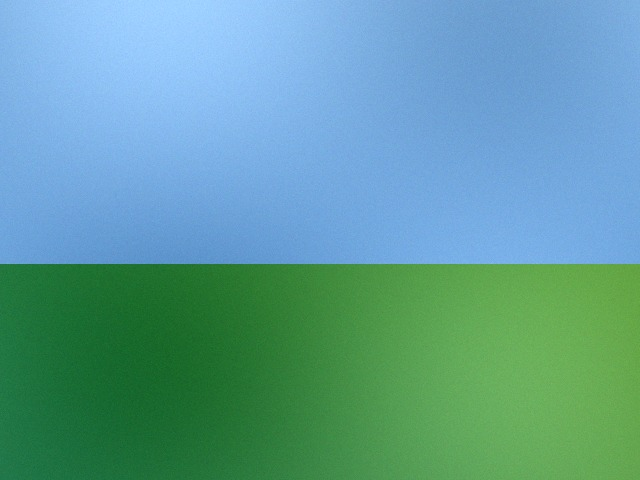
#> input picture sample_images/sample1_authentic.jpg, 640 x 480 px
$ python -i copy_move_detection.py   (imports and definitions only)   (older library calls are emulated)
#> lines starting #> are read from the running program, lines starting #| are printed output that depends on the picture
"""
Copy-Move Forgery Detection module for ForenScan.
Divides the image into overlapping patches, extracts color moments and texture
descriptors, identifies non-adjacent similar patches, applies shift-vector consistency
clustering, and visually highlights forged duplicates.
"""

from typing import Dict, Any, List, Tuple
import numpy as np
import cv2
from sklearn.neighbors import NearestNeighbors


def extract_patch_features(patch_rgb: np.ndarray) -> np.ndarray:
    """
    Extract a compact 12-dimensional feature vector from an RGB patch:
    - 6 color moments: mean & std of Y, Cr, Cb
    - 4 directional gradient energies
    - 2 high-frequency texture moments
    """
    # Color moments in YCrCb
    patch_ycrcb = cv2.cvtColor(patch_rgb, cv2.COLOR_RGB2YCrCb).astype(np.float32)
    y_mean, cr_mean, cb_mean = np.mean(patch_ycrcb, axis=(0, 1))
    y_std, cr_std, cb_std = np.std(patch_ycrcb, axis=(0, 1))

    # Gradients in grayscale
    patch_gray = cv2.cvtColor(patch_rgb, cv2.COLOR_RGB2GRAY).astype(np.float32)
    gx = cv2.Sobel(patch_gray, cv2.CV_32F, 1, 0, ksize=3)
    gy = cv2.Sobel(patch_gray, cv2.CV_32F, 0, 1, ksize=3)

    g_horiz = np.mean(np.abs(gx))
    g_vert = np.mean(np.abs(gy))
    g_diag1 = np.mean(np.abs(gx + gy))
    g_diag2 = np.mean(np.abs(gx - gy))

    # Laplacian texture energy
    lap = cv2.Laplacian(patch_gray, cv2.CV_32F)
    lap_mean = np.mean(np.abs(lap))
    lap_std = np.std(lap)

    feats = np.array([
        y_mean / 255.0, cr_mean / 255.0, cb_mean / 255.0,
        y_std / 128.0, cr_std / 128.0, cb_std / 128.0,
        g_horiz / 128.0, g_vert / 128.0, g_diag1 / 180.0, g_diag2 / 180.0,
        lap_mean / 128.0, lap_std / 128.0
    ], dtype=np.float32)

    return feats


def detect_copy_move(
    image_rgb: np.ndarray,
    patch_size: int = 16,
    stride: int = 8,
    min_spatial_dist: int = 40,
    similarity_threshold: float = 0.08,
    min_cluster_size: int = 4,
    sensitivity: float = 1.0
) -> Dict[str, Any]:
    """
    Detect copy-move tampering using patch-based feature matching and shift-vector clustering.

    Parameters:
        image_rgb: np.ndarray uint8 of shape (H, W, 3)
        patch_size: Square patch dimension (default: 16)
        stride: Stride step between patches (default: 8)
        min_spatial_dist: Minimum pixel Euclidean distance between matching patches
        similarity_threshold: Maximum normalized feature distance to consider a match
        min_cluster_size: Minimum number of coherent pairs sharing a displacement vector
        sensitivity: Sensitivity multiplier

    Returns:
        dict containing:
            - visualization_image: RGB image showing matches, bounding boxes, and connection lines
            - copy_move_mask: Binary mask of duplicated regions (0 or 255)
            - match_count: int confirmed paired patch matches
            - cluster_count: int detected clone clusters
            - suspicion_score: float score (0 - 100)
            - anomalies: list of detected clone issues
    """
#> called with patch_size = 16, stride = 8, min_spatial_dist = 40, similarity_threshold = 0.08, min_cluster_size = 4, sensitivity = 1
    h_orig, w_orig, _ = image_rgb.shape
#> h_orig = 480; w_orig = 640

    # For fast and robust CPU execution, work on scaled representation if image is large
    target_dim = 384
    if max(h_orig, w_orig) > target_dim:
        scale = target_dim / float(max(h_orig, w_orig))
#> scale = 0.6
        sw = max(1, int(w_orig * scale))
#> sw = 384
        sh = max(1, int(h_orig * scale))
#> sh = 288
        work_img = cv2.resize(image_rgb, (sw, sh), interpolation=cv2.INTER_AREA)
    else:
        scale = 1.0
        sw, sh = w_orig, h_orig
        work_img = image_rgb.copy()

    # Effective parameters in scaled space
    eff_patch_size = max(12, int(patch_size * scale))
#> eff_patch_size = 12
    eff_stride = max(4, int(stride * scale))
#> eff_stride = 4
    eff_min_dist = max(20, int(min_spatial_dist * scale))
#> eff_min_dist = 24
    eff_sim_thresh = similarity_threshold * max(0.5, sensitivity)

    patches_coords: List[Tuple[int, int]] = []
    features_list: List[np.ndarray] = []

    # 1. Extract features from informative patches
    gray_work = cv2.cvtColor(work_img, cv2.COLOR_RGB2GRAY)
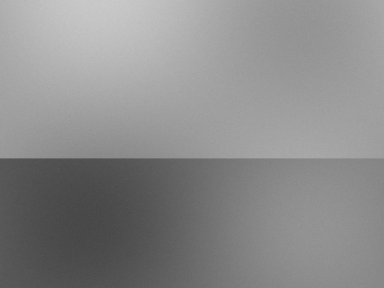
#> gray_work: shape (288, 384); min 69, max 202, mean 138.9
    for y in range(0, sh - eff_patch_size + 1, eff_stride):
        for x in range(0, sw - eff_patch_size + 1, eff_stride):
            patch_gray = gray_work[y:y+eff_patch_size, x:x+eff_patch_size]
            # Skip flat low-contrast patches (sky, solid colors)
            if np.std(patch_gray) < 6.0:
                continue

            patch_rgb = work_img[y:y+eff_patch_size, x:x+eff_patch_size]
            feat = extract_patch_features(patch_rgb)
            features_list.append(feat)
            patches_coords.append((x + eff_patch_size // 2, y + eff_patch_size // 2))

    if len(features_list) < 20:
        return {
            "visualization_image": image_rgb.copy(),
            "copy_move_mask": np.zeros((h_orig, w_orig), dtype=np.uint8),
            "match_count": 0,
            "cluster_count": 0,
            "suspicion_score": 0.0,
            "anomalies": []
        }

    feats_matrix = np.array(features_list, dtype=np.float32)
    coords_array = np.array(patches_coords, dtype=np.float32)

    # 2. Nearest Neighbors search in feature space
    nbrs = NearestNeighbors(n_neighbors=min(6, len(feats_matrix)), algorithm='ball_tree')
    nbrs.fit(feats_matrix)
    distances, indices = nbrs.kneighbors(feats_matrix)

    candidate_pairs: List[Tuple[int, int, Tuple[int, int]]] = []

    for i in range(len(feats_matrix)):
        c1 = coords_array[i]
        for k in range(1, indices.shape[1]):
            j = indices[i, k]
            if j <= i:
                continue

            c2 = coords_array[j]
            spatial_dist = np.hypot(c1[0] - c2[0], c1[1] - c2[1])
            feat_dist = distances[i, k]

            if spatial_dist >= eff_min_dist and feat_dist <= eff_sim_thresh:
                # Displacement shift vector (dx, dy)
                dx = int(round((c2[0] - c1[0]) / 8.0)) * 8
                dy = int(round((c2[1] - c1[1]) / 8.0)) * 8
                candidate_pairs.append((i, j, (dx, dy)))

    # 3. Spatial Displacement Shift-Vector Consistency Clustering
    shift_bins: Dict[Tuple[int, int], List[Tuple[int, int]]] = {}
    for i, j, shift in candidate_pairs:
        # Standardize shift vector direction
        norm_shift = shift if shift >= (0, 0) else (-shift[0], -shift[1])
        shift_bins.setdefault(norm_shift, []).append((i, j))
#> this loop made 2 passes
#> (i, j, shift) on passes 1 to 2: (17, 23, (24, 0)), (273, 279, (24, 0))

    confirmed_pairs: List[Tuple[int, int]] = []
    cluster_count = 0

    for shift, pairs in shift_bins.items():
        if len(pairs) >= min_cluster_size:
            cluster_count += 1
            confirmed_pairs.extend(pairs)
#> this loop made 1 pass
#> (shift, pairs) on pass 1: ((24, 0), [(17, 23), (273, 279)])

    # 4. Generate visual representation and masks mapped back to original dimensions
    vis_img = image_rgb.copy()
    mask_orig = np.zeros((h_orig, w_orig), dtype=np.uint8)

    palette = [
        (255, 50, 50), (50, 255, 50), (50, 100, 255),
        (255, 200, 0), (255, 0, 255), (0, 255, 255)
    ]

    for idx, (i, j) in enumerate(confirmed_pairs):
        c1 = coords_array[i]
        c2 = coords_array[j]

        # Rescale coordinates to original image size
        pt1 = (int(c1[0] / scale), int(c1[1] / scale))
        pt2 = (int(c2[0] / scale), int(c2[1] / scale))

        color = palette[idx % len(palette)]
        half_box = int(round((patch_size * 0.75)))

        # Draw source and destination boxes
        cv2.rectangle(
            vis_img,
            (pt1[0] - half_box, pt1[1] - half_box),
            (pt1[0] + half_box, pt1[1] + half_box),
            color, 2
        )
        cv2.rectangle(
            vis_img,
            (pt2[0] - half_box, pt2[1] - half_box),
            (pt2[0] + half_box, pt2[1] + half_box),
            color, 2
        )

        # Draw connecting vector line
        cv2.line(vis_img, pt1, pt2, color, 1, lineType=cv2.LINE_AA)

        # Mark in binary mask
        cv2.rectangle(
            mask_orig,
            (pt1[0] - half_box, pt1[1] - half_box),
            (pt1[0] + half_box, pt1[1] + half_box),
            255, -1
        )
        cv2.rectangle(
            mask_orig,
            (pt2[0] - half_box, pt2[1] - half_box),
            (pt2[0] + half_box, pt2[1] + half_box),
            255, -1
        )
#> this loop made 0 passes
#> mask_orig: shape (480, 640); every value is 0

    # Clean mask
    mask_orig = cv2.dilate(mask_orig, cv2.getStructuringElement(cv2.MORPH_RECT, (7, 7)))

    match_count = len(confirmed_pairs)
    suspicion_score = min(100.0, (cluster_count * 35.0 + match_count * 3.0) * sensitivity)

    anomalies: List[str] = []
    if cluster_count > 0:
        anomalies.append(
            f"Detected {cluster_count} coherent duplicate cluster(s) with {match_count} paired patch matches. "
            "High confidence copy-move forgery detected (identical texture duplicated with consistent displacement)."
        )

    return {
        "visualization_image": vis_img,
        "copy_move_mask": mask_orig,
        "match_count": match_count,
        "cluster_count": cluster_count,
        "suspicion_score": round(suspicion_score, 2),
        "anomalies": anomalies
    }

>>> import cv2
>>> picture = cv2.cvtColor(cv2.imread('../sample_images/sample1_authentic.jpg'), cv2.COLOR_BGR2RGB)
>>> result = detect_copy_move(picture)
